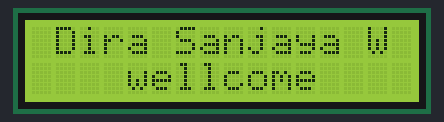
Bench run of a sketch on a simulated Arduino Uno, built with avr-gcc and run on an emulated ATmega328P. On the bench: 16×2 character LCD. The local clock reads 2024-03-15 10:24:30 at power-on unless the sketch sets it; what the sketch prints to the serial monitor is not drawn.

Above: at 0.1 s.
At 2.2 s:
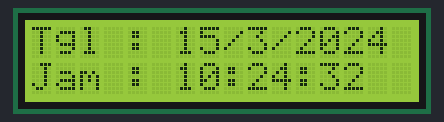
At 10.4 s:
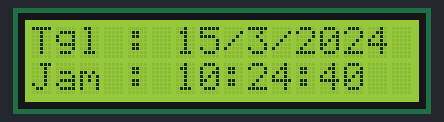
At 19.8 s:
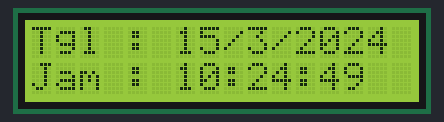
At 29.1 s:
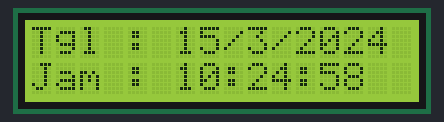
At 38.4 s:
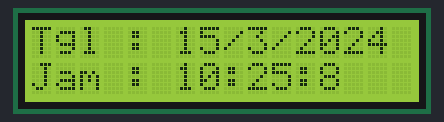

Measured:
- what the display in image 1 shows lasts 1.1 s, from 2.1 s to 3.2 s

The sketch:

Cetak_Waktu.ino
```cpp
#include <Wire.h>
#include "RTClib.h"

#include <LiquidCrystal_I2C.h>
LiquidCrystal_I2C lcd(0x27,2,1,0,4,5,6,7,3,POSITIVE);

RTC_DS1307 rtc;

void setup() {
  // put your setup code here, to run once:
  lcd.begin(16,2);
  rtc.begin();
  Serial.begin(9600);

  lcd.setCursor(0,0);
  lcd.print(" Dira Sanjaya W");
  lcd.setCursor(0,1);
  lcd.print("    wellcome");
  delay(2000);
  Wire.begin();

  if (! rtc.isrunning())
  {
  Serial.println("RTC is Not running");
  lcd.setCursor(0,0);
  lcd.print("RTC is Not running");
  }
}

void loop() {
  // put your main code here, to run repeatedly:
  DateTime now = rtc.now();
  lcd.clear();
  // Serial.println(now,DEC);
  Serial.print(now.day());
  lcd.setCursor(0,0);
  lcd.print("Tgl : ");
  lcd.print(now.day());

  Serial.print("/");
  lcd.print("/");

  Serial.print(now.month());
  lcd.print(now.month());

  Serial.print("/");
  lcd.print("/");


  Serial.print(now.year());
  lcd.print(now.year());

  Serial.print(" ");

  lcd.setCursor(0,1);
  lcd.print("Jam : ");
  Serial.print(now.hour());
  lcd.print(now.hour());

  Serial.print(":");
  lcd.print(":");

  Serial.print(now.minute());
  lcd.print(now.minute());

  Serial.print(":");
  lcd.print(":");

  Serial.println(now.second());
  lcd.print(now.second());
  delay(1000);


}
```
